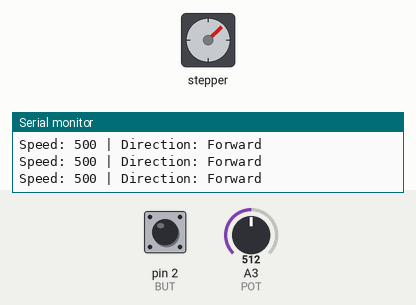
This sketch was run on a simulated Arduino Uno, built with avr-gcc and run on an emulated ATmega328P. Parts: stepper motor, the last lines printed to the serial monitor. The test bench sets the inputs (shaded band); at power-on: A3 (POT) = 512, pin 2 (BUT) HIGH. Stepper angles assume 200 steps per turn.

Above: at 1.2 s.
1.3 s: A3 (POT) set to 35
At 1.7 s:
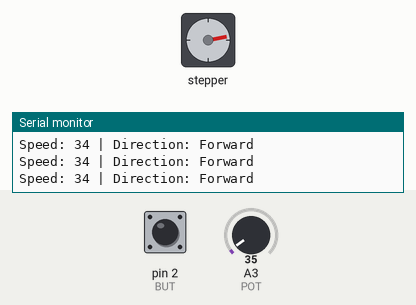
4.3 s: A3 (POT) set to 28
At 4.8 s:
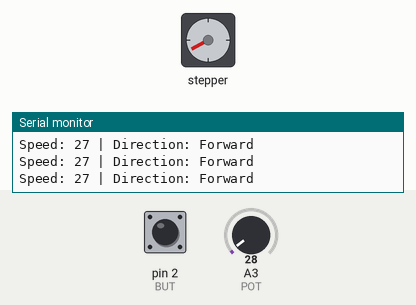
7.3 s: pin 2 (BUT) pulled LOW for 0.15 s
10.3 s: A3 (POT) set to 1023
At 10.73 s:
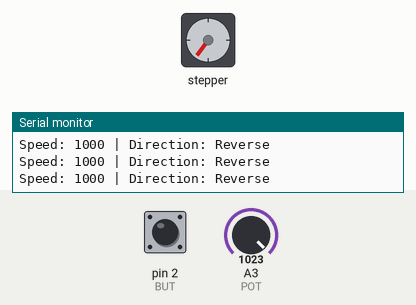
13.3 s: pin 2 (BUT) pulled LOW for 1 s
At 14.12 s:
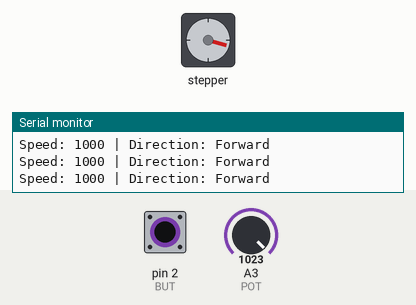
17.3 s: pin 2 (BUT) pulled LOW for 0.15 s
Timing chart, 0 to 24.8 s (numbered marks = the images above; inputs shaded):
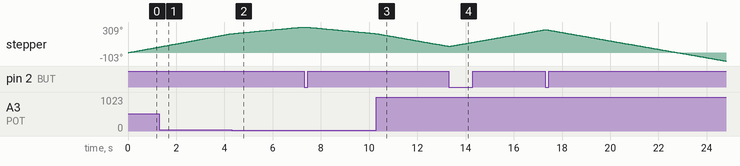

Measured:
- the behaviour switches between 32 and 31 on A3 (POT) (found by bisection; images 1 and 2)

The sketch:

TwentyFourth.ino
```cpp
// This is a bit of a complicated program on stepper
// There is a push button which controls the direction of the flow and a regulator (Pot) which controls the speed

#include <AccelStepper.h>

#define STEP 4
#define DIR 5
#define BUT 2
#define POT 3

AccelStepper stepper1(AccelStepper::DRIVER, STEP, DIR);

int direction = 1;           // 1 = forward, -1 = reverse
int lastButtonState = HIGH;  // track button press
unsigned long lastDebounce = 0;
const int debounceDelay = 50;

void setup() {
  pinMode(BUT, INPUT_PULLUP);
  pinMode(POT, INPUT);
  Serial.begin(9600);

  stepper1.setMaxSpeed(5000);
  stepper1.setAcceleration(100);
}

void loop() {
  // Read potentiometer (0–1023) → map to speed (0–1000)
  int potRead = analogRead(POT);
  int speed =(int) ((1000.0/1023.0)*potRead);

  // Read button
  int reading = digitalRead(BUT);

  // Debounce logic
  if (reading != lastButtonState) {

    if (reading == LOW && lastButtonState == HIGH) {
      direction *= -1;  // toggle direction
      Serial.print("Direction changed to: ");
      Serial.println(direction == 1 ? "FORWARD" : "REVERSE");
    }
  }

  lastButtonState = reading;

  // Set speed according to potentiometer and direction
  stepper1.setSpeed(speed * direction);

  // Keep the stepper running smoothly
  stepper1.runSpeed();

  // Debug info
  Serial.print("Speed: ");
  Serial.print(speed);
  Serial.print(" | Direction: ");
  Serial.println(direction == 1 ? "Forward" : "Reverse");
}
```
